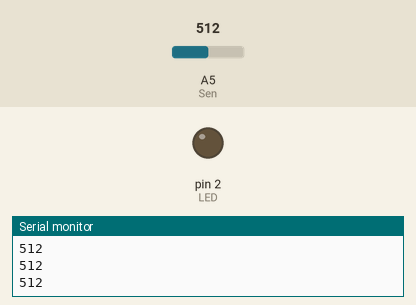
Simulated run of this sketch. Board: Arduino Uno, built with avr-gcc and run on an emulated ATmega328P. Parts: output pins drawn as LEDs (lit = HIGH), the last lines printed to the serial monitor. Dashed ring = blinking. The test bench sets the inputs (shaded band); at power-on: A5 (Sen) = 512.

Above: at 1.2 s.
1.3 s: A5 (Sen) set to 715
2.8 s: A5 (Sen) set to 741
At 5.7 s:
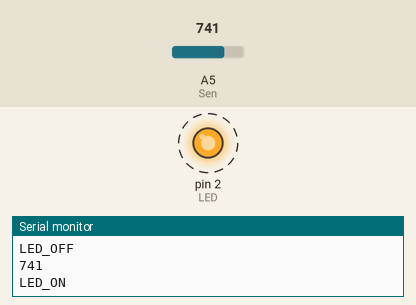
5.8 s: A5 (Sen) set to 716
At 6.7 s:
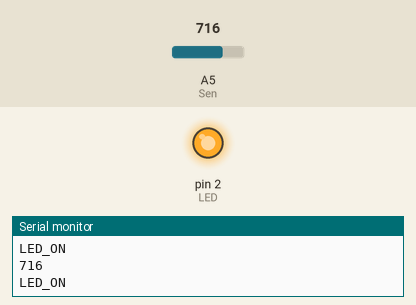
7.3 s: A5 (Sen) set to 735
At 7.71 s:
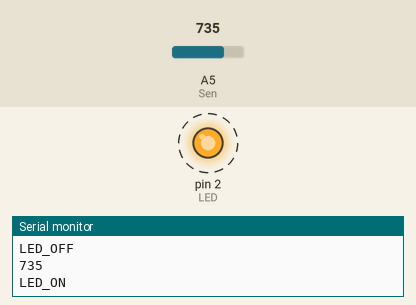
Timing chart, 0 to 11.3 s (numbered marks = the images above; inputs shaded):
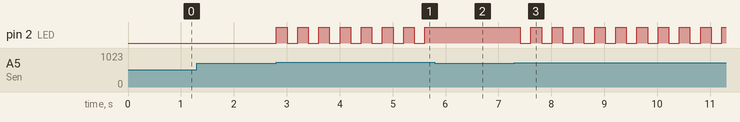

The sketch:

M0094_Arduino_UNO_R3.ino
```cpp
int Sen = A5; // ประกาศตัวแปรให้เซ็นเซอร์อยู่ที่ ขา A5
int val = 0;
int LED = 2; // ประกาศตัวแปรให้ LED อยู่ที่ ขา D0
int I = 0;
void setup() {
  pinMode(LED, OUTPUT);
  Serial.begin(9600);
}
void loop() {
  val = analogRead(Sen);
  Serial.println(val);
  //Serial.println(I);
  if (val > 725 || val < 1  ) {
    I = I + 1;

  }
  if (I == 1) {
    digitalWrite(LED, HIGH); // ถ้าค่า val เท่ากับ 1 สั่งให้ LED ติด
    Serial.println("LED_ON");
  }
  if (I == 2) {
    digitalWrite(LED, LOW); // ถ้าค่า val ไม่ใช่ 1 สั่งให้ LED ดับ
    Serial.println("LED_OFF");
    I = 0;
  }
  delay(200);
}
```

Measured:
- the behaviour switches between 725 and 726 on A5 (Sen) (found by bisection; images 0 and 1)
- after the input at 2.8 s, pin 2 (LED): alternates HIGH for 0.20 s and LOW for 0.20 s, starting at once
- after the input at 5.8 s, pin 2 (LED): stops changing and stays HIGH
- after the input at 7.3 s, pin 2 (LED): alternates HIGH for 0.20 s and LOW for 0.20 s, starting after 0.11 s
